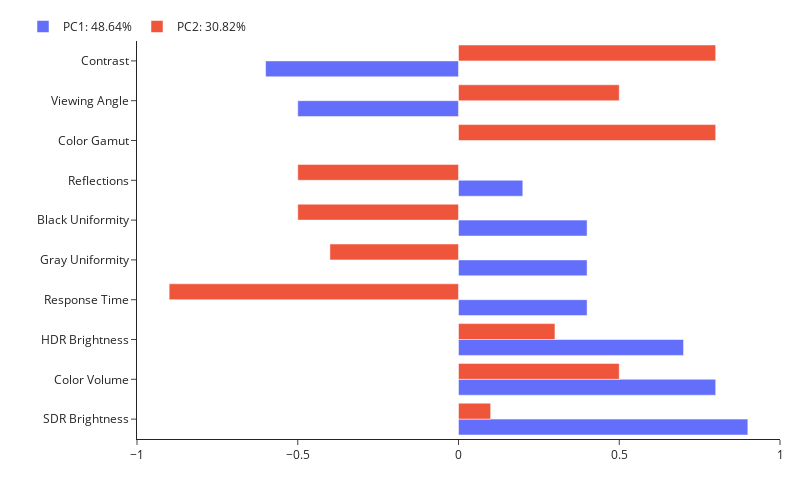

Notebook code cell kept with this figure:
### Markdown cell above
## PCA: Principal component analysis

### Code cell
rvisualizer = Rvisualizer(measurement_dict)
rvisualizer.plot_pca()

### Figure 1 — Plotly figure (JSON) as saved in the notebook; plotly's stock layout.template omitted (floating-point values rounded to 4 significant figures)
{"data": [{"hoverinfo": "x", "marker": {"color": "#636EFA"}, "name": "PC1: 48.64%", "orientation": "h", "textposition": "auto", "type": "bar", "x": [0.9, 0.8, 0.7, 0.4, 0.4, 0.4, 0.2, 0, -0.5, -0.6], "y": ["SDR Brightness", "Color Volume", "HDR Brightness", "Response Time", "Gray Uniformity", "Black Uniformity", "Reflections", "Color Gamut", "Viewing Angle", "Contrast"]}, {"hoverinfo": "x", "marker": {"color": "#EF553B"}, "name": "PC2: 30.82%", "orientation": "h", "textposition": "auto", "type": "bar", "x": [0.1, 0.5, 0.3, -0.9, -0.4, -0.5, -0.5, 0.8, 0.5, 0.8], "y": ["SDR Brightness", "Color Volume", "HDR Brightness", "Response Time", "Gray Uniformity", "Black Uniformity", "Reflections", "Color Gamut", "Viewing Angle", "Contrast"]}], "layout": {"barmode": "group", "height": 500, "legend": {"orientation": "h", "x": 0, "xanchor": "center", "y": 1, "yanchor": "bottom"}, "margin": {"b": 50, "l": 20, "r": 20, "t": 20}, "width": 800, "xaxis": {"range": [-1, 1], "title": {"text": ""}, "type": "linear"}, "yaxis": {"autorange": true, "range": [-0.5, 9.5], "title": {"text": ""}, "type": "category"}}}
